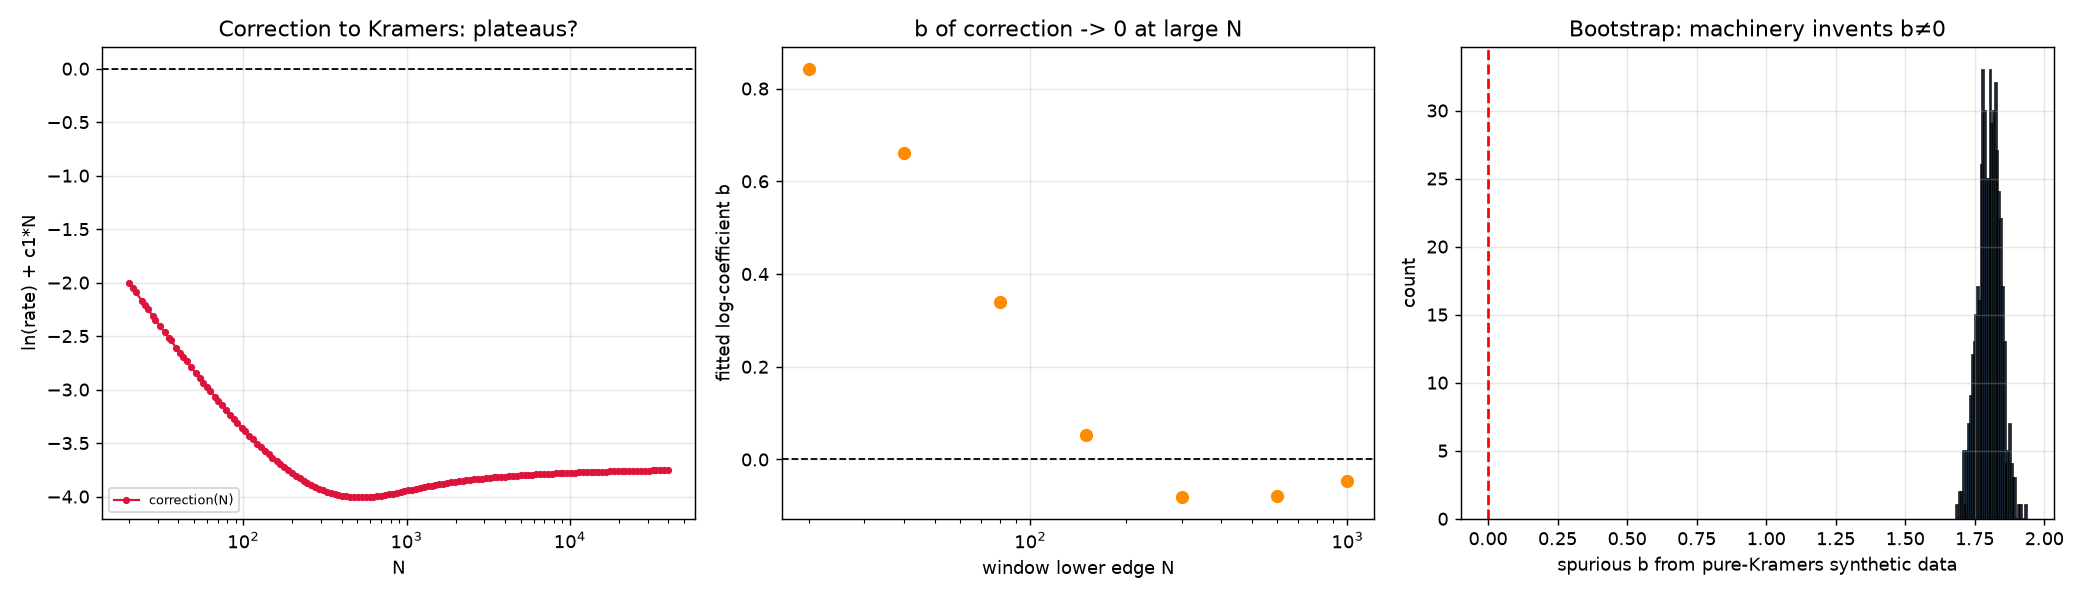

Recreate this plot in Python.
"""
CORRECTION ANALYSIS  (deepseek_v4_flash)
=========================================
The exact comparison showed:
  - dln(rate)/dN -> -c1_analytic = -0.005432 at large N  (pure Kramers)
  - but a "crossover" fit still wins AIC on the full curve.

Resolution: the crossover's b is not a real exponent; it is fitting a
FINITE-SIZE CORRECTION to the Kramers exponential.  Define

    correction(N) = ln(rate) + c1_analytic * N

Pure Kramers  =>  correction(N) = const.
If instead the "crossover" law were true, correction(N) = -b ln N + const
and would DIVERGE logarithmically forever.

Question: does correction(N) PLATEAU (Kramers + finite-size) or DIVERGE
(crossover)?
"""
import numpy as np, json, math
import matplotlib
matplotlib.use('Agg')
import matplotlib.pyplot as plt

d = json.load(open('exact_model_comparison.json'))
Ns = np.array(d['Ns'], float)
lnrate = np.array(d['lnrate'], float)
c1 = d['c1_analytic']

corr = lnrate + c1 * Ns          # correction to pure Kramers

# ---------------------------------------------------------------------------
# 1. Window fits of correction(N):  constant  vs  -b ln N  vs  -b ln N + c/N
# ---------------------------------------------------------------------------
def fit_models(N, y):
    N = np.asarray(N, float); y = np.asarray(y, float)
    L = np.log(N)
    out = {}
    # constant
    A = np.ones((len(N),1))
    coef, *_ = np.linalg.lstsq(A, y, rcond=None)
    r = y - A@coef
    out['const'] = dict(c0=coef[0], rms=float(np.sqrt(np.mean(r*r))), k=1)
    # log:  y = c0 - b ln N
    A = np.vstack([np.ones_like(N), L]).T
    coef, *_ = np.linalg.lstsq(A, y, rcond=None)
    r = y - A@coef
    out['log'] = dict(c0=coef[0], b=-coef[1], rms=float(np.sqrt(np.mean(r*r))), k=2)
    # log + 1/N
    A = np.vstack([np.ones_like(N), L, 1.0/N]).T
    coef, *_ = np.linalg.lstsq(A, y, rcond=None)
    r = y - A@coef
    out['log_inv'] = dict(c0=coef[0], b=-coef[1], c=coef[2], rms=float(np.sqrt(np.mean(r*r))), k=3)
    return out

def aic(rms, n, k):
    s2 = max(rms*rms, 1e-30)
    return n*math.log(s2) + 2*k

print("correction(N) = ln(rate) + c1*N   (c1 = %.6f)" % c1)
print("\n[WINDOW FITS OF CORRECTION]")
print(f"{'window':>20} {'n':>4} | {'rms_const':>10} {'rms_log':>10} {'rms_loginv':>11} | {'b':>9} {'corr(Nlo)':>10} {'corr(Nhi)':>10} | {'best':>8}")
edges = [(20,120),(40,300),(80,800),(150,2000),(300,5000),(600,12000),(1000,40000)]
window_results = []
for lo, hi in edges:
    m = (Ns>=lo)&(Ns<=hi)
    Nw, yw = Ns[m], corr[m]
    f = fit_models(Nw, yw)
    aics = {k: aic(f[k]['rms'], len(Nw), f[k]['k']) for k in f}
    best = min(aics, key=aics.get)
    window_results.append(dict(lo=lo, hi=hi, n=int(len(Nw)), b=f['log']['b'],
                               corr_lo=float(corr[m][0]), corr_hi=float(corr[m][-1]),
                               best=best))
    print(f"{lo:>8}-{hi:<11} {len(Nw):>4} | {f['const']['rms']:>10.2e} {f['log']['rms']:>10.2e} {f['log_inv']['rms']:>11.2e} | "
          f"{f['log']['b']:>9.4f} {corr[m][0]:>10.4f} {corr[m][-1]:>10.4f} | {best:>8}")

# ---------------------------------------------------------------------------
# 2. Does correction(N) plateau?  Sample across decades.
# ---------------------------------------------------------------------------
print("\n[SAMPLED correction(N)]  plateau => Kramers+finite-size;  falling => crossover")
for target in [20, 60, 200, 600, 2000, 6000, 20000, 40000]:
    i = np.argmin(np.abs(Ns - target))
    print(f"   N={Ns[i]:>7.0f}   correction = {corr[i]:>10.4f}")

# ---------------------------------------------------------------------------
# 3. FALSIFICATION: parametric bootstrap.  Generate pure-Kramers synthetic
#    data (no crossover) with realistic noise, fit all 3 models, and check
#    whether the fitting machinery "discovers" a spurious crossover.
# ---------------------------------------------------------------------------
rng = np.random.default_rng(2024)
N_mc = np.array([40,80,160,320,640,1280], float)
ln_mc = np.array([-2.9368,-3.6608,-4.5347,-5.7189,-7.4177,-10.1461])
# realistic noise: MC ln(rate) has std ~0.1-0.2 near N=1280 (censoring)
noise_sd = 0.12
spurious = []
for trial in range(500):
    y = -c1*N_mc + 0.0 + rng.normal(0, noise_sd, size=len(N_mc))
    f = fit_models(N_mc, y)
    aics = {k: aic(f[k]['rms'], len(N_mc), f[k]['k']) for k in f}
    best = min(aics, key=aics.get)
    spurious.append((best, f['log']['b']))   # 'log' fit IS the crossover model in correction space
from collections import Counter
cnt = Counter(s[0] for s in spurious)
bvals = np.array([s[1] for s in spurious])
print("\n[PARAMETRIC BOOTSTRAP: pure-Kramers synthetic data, 6 MC points, noise sd=%.2f]" % noise_sd)
print("   model-selection frequencies:", dict(cnt))
print(f"   spurious crossover b: mean={bvals.mean():.3f}  sd={bvals.std():.3f}  "
      f"P(|b|>0.2)={np.mean(np.abs(bvals)>0.2):.2f}")
print("   => if CROSSOVER wins often here, an AIC preference for crossover is NOT evidence of a real exponent")

# ---------------------------------------------------------------------------
# 4. Save + figure
# ---------------------------------------------------------------------------
res = dict(c1=c1, correction=corr.tolist(), Ns=Ns.tolist(),
           window_results=window_results,
           bootstrap=dict(freqs=dict(cnt), b_mean=float(bvals.mean()),
                          b_sd=float(bvals.std()), p_abs_gt_02=float(np.mean(np.abs(bvals)>0.2))))
json.dump(res, open('correction_analysis.json','w'), indent=2)

fig, axes = plt.subplots(1, 3, figsize=(16,4.6))
ax = axes[0]
ax.plot(Ns, corr, 'o-', ms=3, lw=1.2, color='crimson', label='correction(N)')
ax.axhline(0, color='k', ls='--', lw=1)
ax.set_xscale('log'); ax.set_xlabel('N'); ax.set_ylabel('ln(rate) + c1*N')
ax.set_title('Correction to Kramers: plateaus?'); ax.legend(fontsize=7); ax.grid(alpha=.3)

ax = axes[1]
for w in window_results:
    ax.scatter(w['lo'], w['b'], s=40, color='darkorange')
ax.axhline(0, color='k', ls='--', lw=1)
ax.set_xscale('log'); ax.set_xlabel('window lower edge N'); ax.set_ylabel('fitted log-coefficient b')
ax.set_title('b of correction -> 0 at large N'); ax.grid(alpha=.3)

ax = axes[2]
ax.hist(bvals, bins=40, color='steelblue', alpha=.8, edgecolor='k')
ax.axvline(0, color='r', ls='--', lw=1.5)
ax.set_xlabel('spurious b from pure-Kramers synthetic data'); ax.set_ylabel('count')
ax.set_title('Bootstrap: machinery invents b≠0'); ax.grid(alpha=.3)
plt.tight_layout(); plt.savefig('correction_analysis.png', dpi=130)
print("\nSaved correction_analysis.json + .png")
